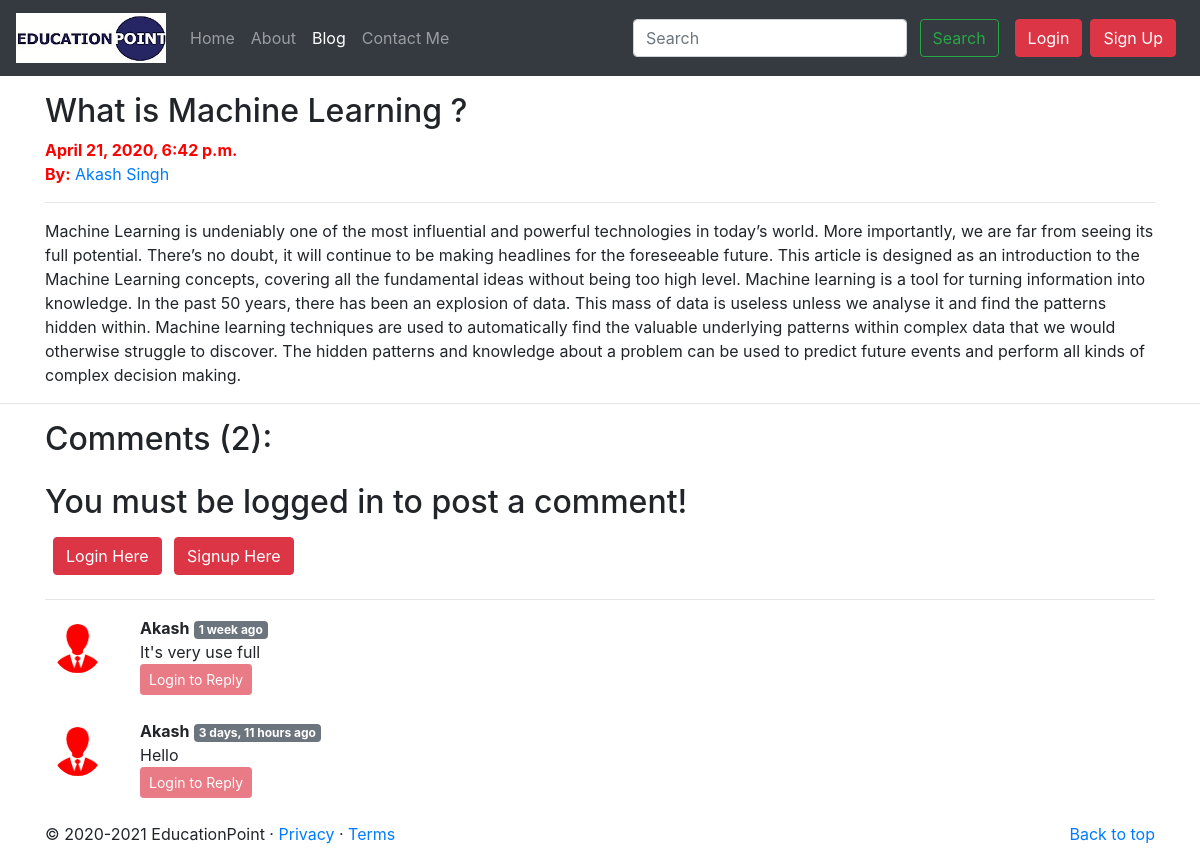
Page /blog/Machine_Learning on the committed database.
### blog/models.py (models this page shows, shortened)
class Post(models.Model):
    sno = models.AutoField(primary_key = True)
    title = models.CharField(max_length=255)
    content = models.TextField()
    author = models.CharField(max_length=50)
    slug = models.CharField(max_length=150)
    timeStamp = models.DateTimeField(blank=True)

class BlogComment(models.Model):
    sno = models.AutoField(primary_key= True)
    comment = models.TextField()
    user = models.ForeignKey(User, on_delete=models.CASCADE)
    post = models.ForeignKey(Post, on_delete=models.CASCADE)
    parent = models.ForeignKey('self', on_delete=models.CASCADE, null=True)
    timeStamp = models.DateTimeField(default=now)

### blog/views.py (the view)
# urls.py: path('<str:slug>', views.blogPost, name='blogPost'),
def blogPost(request, slug):
    post = Post.objects.filter(slug=slug).first()
    comments = BlogComment.objects.filter(post=post, parent=None)
    replies = BlogComment.objects.filter(post=post).exclude(parent=None)
    replyDict = {}
    for reply in replies:
        if reply.parent.sno not in replyDict.keys():
            replyDict[reply.parent.sno] = [reply]
        else:
            replyDict[reply.parent.sno].append(reply)
    context = {'post':post, 'comments':comments, 'user':request.user, 'replyDict': replyDict}
    return render(request, 'blog/blogPost.html', context)

### blog/templatetags/extras.py (called while the page is built)
@register.filter(name='get_val')
def get_val(dict, key):
    return dict.get(key)

### templates/blog/blogPost.html (shortened to what this page needs)
{% extends 'base.html' %}
{% block blogactive %} active {% endblock blogactive %}
{% block body %}
{% load humanize %}
{% load extras %}
<div class="container my-3">
        <h2 class="blog-post-title">{{post.title}}</h2>
        <p style="color: red;" class="blog-post-meta"><b>{{post.timeStamp}}</b> <br><strong>By:</strong> <a
                        href="#">{{post.author}}</a></p>
        <hr>
        <p>{{post.content}}</p>
</div>
<hr>
<div class="container">
        <div class="my-2">
                <h2>Comments ({{comments.count}}):</h2>
                {% if user.is_authenticated %}
                <form action="/blog/postComment" method="post">
                        {% csrf_token %}
                        <div class="form-group">
                                <label for="exampleInputEmail1"><b>Post Comments:</b></label>
                                <input type="text" class="form-control" name="comment"
                                        placeholder="Enter your comment here">
                        </div>
                        <input type="hidden" name="postSno" value="{{post.sno}}">
                        <input type="hidden" name="parentSno" value="">
                        <button type="submit" class="btn btn-danger">Submit</button>
                </form>
                {% else %}
                <div class="my-4">
                        <h2><label for="inputAddress">You must be logged in to post a comment!</label></h2>
                        <button type="submit" class="btn btn-danger my-2 my-sm-0 ml-2" data-toggle="modal"
                                data-target="#loginModal">Login Here</button>
                        <button type="submit" class="btn btn-danger my-2 my-sm-0 ml-2" data-toggle="modal"
                                data-target="#signupModal">Signup Here</button>
                </div>
                <hr>
                {% endif %}
        </div>
        {% for comment in comments %}
        <div class="row my-3">
                <div class="col-md-1">
                        <img class="userPic rounded-circle w-100 p-2" src="/static/common/img/user.png">
                </div>
                <div class="col-md-11">
                        <b>{{comment.user.username}}</b> <span class="badge badge-secondary">
                                {{comment.timeStamp|naturaltime}} </span>
                        <div> {{comment.comment}} </div>
                        <div class="reply mx-0">
                                {% if user.is_authenticated %}
                                <button class="btn btn-sm btn-danger" type="button" data-toggle="collapse"
                                        data-target="#replyBox{{comment.sno}}" aria-expanded="false"
                                        aria-controls="replyBox{{comment.sno}}">
                                        Reply
                                </button>
                                <div class="collapse" id="replyBox{{comment.sno}}">
                                        <div class="card card-body my-2">
                                                <form action="/blog/postComment" method="post">
                                                        {% csrf_token %}
                                                        <div class="form-group">
                                                                <label for="comment"><b>Post
                                                                                Reply:</b></label>
                                                                <input type="text" class="form-control" name="comment"
                                                                        placeholder="Enter your reply here">
                                                                <input type="hidden" name="parentSno"
                                                                        value="{{comment.sno}}">
                                                        </div>
                                                        <input type="hidden" name="postSno" value="{{post.sno}}">
                                                        <button type="submit" class="btn btn-danger">Submit</button>
                                                </form>
                                        </div>
                                </div>
                                {% else %}
                                <button class="btn btn-sm btn-danger" type="button" data-toggle="collapse"
                                        data-target="#replyBox{{comment.sno}}" aria-expanded="false"
                                        aria-controls="replyBox{{comment.sno}}" disabled>
                                        Login to Reply
                                </button>
                                {% endif %}
                        </div>
                </div>
        </div>
        {% endfor %}
</div>
{% endblock body %}

### rows in the picture
Post: title "What is Machine Learning ?", timeStamp "April 21, 2020, 6:42 p.m.", author "Akash Singh", content "Machine Learning is undeniably one of the most influential and powerful technologies in today’s world. More importantly, we are far from seeing its full potential. There’s no doubt, it will continue to be making headlines for the foreseeable future. This article is designed as an introduction to the Machine Learning concepts, covering all the fundamental ideas without being too high level. Machine learning is a tool for turning information into knowledge. In the past 50 years, there has been an explosion of data. This mass of data is useless unless we analyse it and find the patterns hidden within. Machine learning techniques are used to automatically find the valuable underlying patterns…"
BlogComment: user.username "Akash", timeStamp "1 week ago", comment "It's very use full"
BlogComment: user.username "Akash", timeStamp "3 days, 11 hours ago", comment "Hello"

### other values in the picture
{{ comments.count }} "2"
